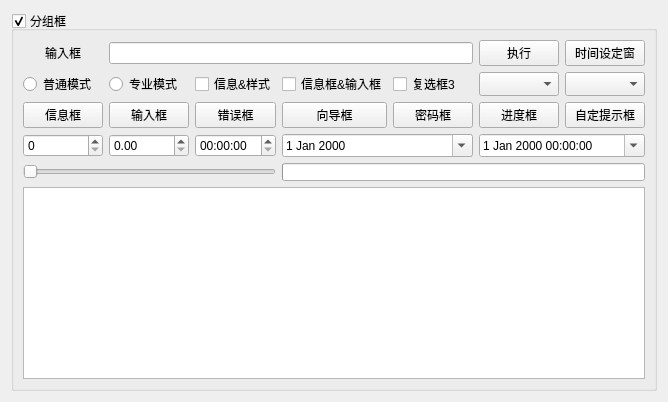
      <widget class="QWidget" name="tab1">
       <attribute name="title">
        <string>常用组件</string>
       </attribute>
       <layout class="QVBoxLayout" name="verticalLayout">
        <item>
         <widget class="QGroupBox" name="groupBox">
          <property name="enabled">
           <bool>true</bool>
          </property>
          <property name="styleSheet">
           <string notr="true"/>
          </property>
          <property name="title">
           <string>分组框</string>
          </property>
          <property name="checkable">
           <bool>true</bool>
          </property>
          <layout class="QGridLayout" name="gridLayout_2">
           <item row="2" column="0">
            <widget class="QPushButton" name="btnInfo">
             <property name="text">
              <string>信息框</string>
             </property>
            </widget>
           </item>
           <item row="3" column="5" colspan="2">
            <widget class="QDateTimeEdit" name="dateTimeEdit">
             <property name="calendarPopup">
              <bool>true</bool>
             </property>
            </widget>
           </item>
           <item row="1" column="5">
            <widget class="QComboBox" name="cbox1">
             <property name="maximumSize">
              <size>
               <width>16777215</width>
               <height>28</height>
              </size>
             </property>
            </widget>
           </item>
           <item row="3" column="3" colspan="2">
            <widget class="QDateEdit" name="dateEdit">
             <property name="calendarPopup">
              <bool>true</bool>
             </property>
            </widget>
           </item>
           <item row="3" column="2">
            <widget class="QTimeEdit" name="timeEdit"/>
           </item>
           <item row="2" column="6">
            <widget class="QPushButton" name="btnDialog">
             <property name="text">
              <string>自定提示框</string>
             </property>
            </widget>
           </item>
           <item row="2" column="2">
            <widget class="QPushButton" name="btnError">
             <property name="text">
              <string>错误框</string>
             </property>
            </widget>
           </item>
           <item row="2" column="3">
            <widget class="QPushButton" name="btnQuestion">
             <property name="text">
              <string>向导框</string>
             </property>
            </widget>
           </item>
           <item row="1" column="3">
            <widget class="QCheckBox" name="ck2">
             <property name="text">
              <string>信息框&amp;&amp;输入框</string>
             </property>
             <property name="checked">
              <bool>false</bool>
             </property>
            </widget>
           </item>
           <item row="1" column="2">
            <widget class="QCheckBox" name="ck1">
             <property name="text">
              <string>信息&amp;&amp;样式</string>
             </property>
            </widget>
           </item>
           <item row="1" column="1">
            <widget class="QRadioButton" name="rbtn2">
             <property name="text">
              <string>专业模式</string>
             </property>
            </widget>
           </item>
           <item row="0" column="6">
            <widget class="QPushButton" name="timebtn">
             <property name="text">
              <string>时间设定窗</string>
             </property>
            </widget>
           </item>
           <item row="1" column="0">
            <widget class="QRadioButton" name="rbtn1">
             <property name="text">
              <string>普通模式</string>
             </property>
            </widget>
           </item>
           <item row="1" column="4">
            <widget class="QCheckBox" name="ck3">
             <property name="text">
              <string>复选框3</string>
             </property>
            </widget>
           </item>
           <item row="0" column="0">
            <widget class="QLabel" name="lab">
             <property name="text">
              <string>输入框</string>
             </property>
             <property name="alignment">
              <set>Qt::AlignCenter</set>
             </property>
            </widget>
           </item>
           <item row="3" column="1">
            <widget class="QDoubleSpinBox" name="doubleSpinBox">
             <property name="maximum">
              <double>999.990000000000009</double>
             </property>
            </widget>
           </item>
           <item row="2" column="5">
            <widget class="QPushButton" name="btnProgress">
             <property name="text">
              <string>进度框</string>
             </property>
            </widget>
           </item>
           <item row="4" column="0" colspan="3">
            <widget class="QSlider" name="horizontalSlider">
             <property name="maximum">
              <number>1000</number>
             </property>
             <property name="orientation">
              <enum>Qt::Horizontal</enum>
             </property>
            </widget>
           </item>
           <item row="3" column="0">
            <widget class="QSpinBox" name="spinBox"/>
           </item>
           <item row="1" column="6">
            <widget class="QComboBox" name="cbox2">
             <property name="maximumSize">
              <size>
               <width>16777215</width>
               <height>28</height>
              </size>
             </property>
            </widget>
           </item>
           <item row="2" column="1">
            <widget class="QPushButton" name="btnInput">
             <property name="text">
              <string>输入框</string>
             </property>
            </widget>
           </item>
           <item row="4" column="3" colspan="4">
            <widget class="QProgressBar" name="progressBar">
             <property name="maximumSize">
              <size>
               <width>16777215</width>
               <height>18</height>
              </size>
             </property>
             <property name="maximum">
              <number>1000</number>
             </property>
            </widget>
           </item>
           <item row="2" column="4">
            <widget class="QPushButton" name="btnInputPwd">
             <property name="text">
              <string>密码框</string>
             </property>
            </widget>
           </item>
           <item row="5" column="0" colspan="7">
            <widget class="QPlainTextEdit" name="plainTextEdit">
             <property name="plainText">
              <string/>
             </property>
            </widget>
           </item>
           <item row="0" column="1" colspan="4">
            <widget class="QLineEdit" name="lineEdit">
             <property name="text">
              <string/>
             </property>
            </widget>
           </item>
           <item row="0" column="5">
            <widget class="QPushButton" name="btnstart">
             <property name="text">
              <string>执行</string>
             </property>
            </widget>
           </item>
          </layout>
         </widget>
        </item>
       </layout>
      </widget>
